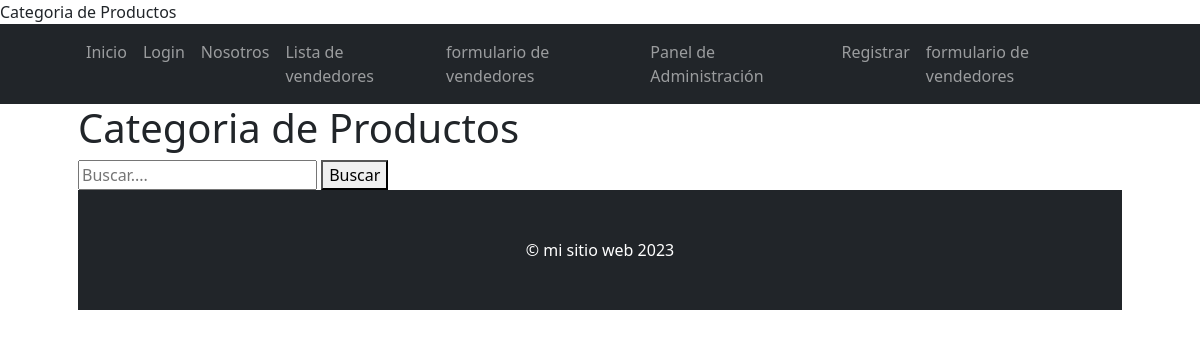
Before: /productos/productocategoria/list/ with the older database file.
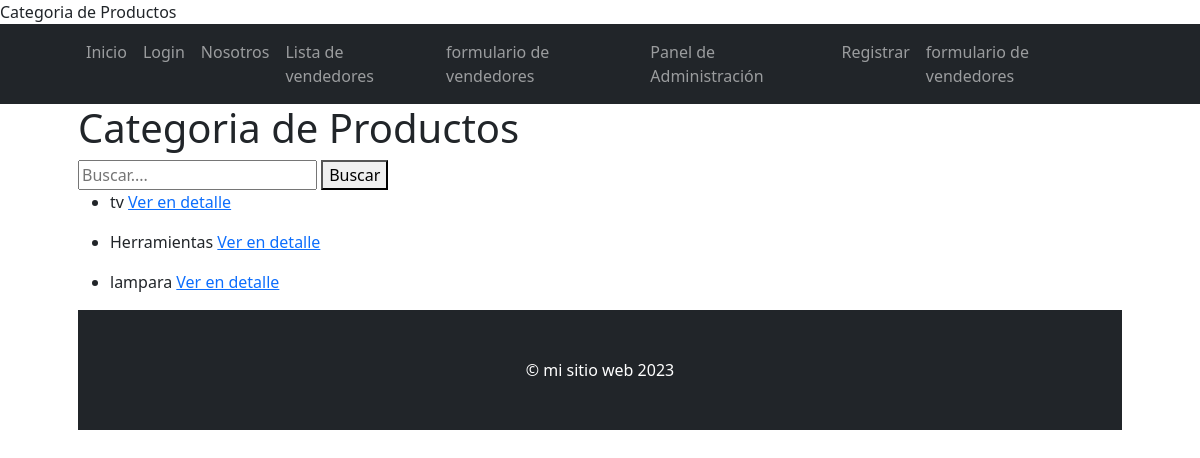
After: the same page with the newer database file.
### producto/models.py (models this page shows, shortened)
class ProductoCategoria(models.Model):
    nombre=models.CharField(max_length=30)
    descripcion=models.TextField(null=True, blank=True, verbose_name="descripción")
    class Meta:
        verbose_name="Categoría de producto"
        verbose_name_plural="Categorías de productos"

### producto/views.py (the view)
# urls.py: path('productocategoria/list/',views.ProductoCategoriaList.as_view(),name ="productocategoria_list"),#las classes no se ejecutan de forma automatica  asi que agregamso el.as_view()
class ProductoCategoriaList(ListView):
    model = ProductoCategoria
    template_name = 'producto/producto_categoria_list.html'
    def get_queryset(self):
        if self.request.GET.get('consulta'):
           consultar = self.request.GET.get('consulta')
           object_list =ProductoCategoria.objects.filter(nombre__icontains=consultar)
        else:
           object_list = ProductoCategoria.objects.all()
        return object_list

### producto/templates/producto/producto_categoria_list.html (shortened to what this page needs)
{% extends 'tienda/base.html' %}
{% block contenido %}
    <h1>Categoria de Productos</h1>
    <div class="d-grid gap-4">
        <form action="{% url 'producto:productocategoria_list' %}" method="get">
            <input type="text" name="consulta" placeholder="Buscar...." >
            <button type="submit">Buscar</button>
        </form>
    </div>
    {% for object in  object_list %}
    <ul>
        <li>{{object.nombre}}
        <a href="{% url 'producto:producto_categoria_detalles' object.id %}">Ver en detalle</a>
         </li>
    </ul>
    {% endfor %}
{% endblock contenido %}

### tienda/templates/tienda/base.html (shortened to what this page needs)
{% load static %}
<!DOCTYPE html>
<html lang="en">
    <head>
        <link href="{% static 'tienda/css/styles.css' %}" rel="stylesheet" />
    </head>
    <body>
        {% include 'tienda/navbar.html' %}
        <div class="container px-4 px-lg-5">
            {% block contenido %}
            {% endblock contenido %}
            {% include 'tienda/footer.html' %}
    </body>
</html>

### tienda/templates/tienda/navbar.html (shortened to what this page needs)
<nav class="navbar navbar-expand-lg navbar-dark bg-dark">
    <div class="container px-5">
        <div class="collapse navbar-collapse" id="navbarSupportedContent">
            <ul class="navbar-nav ms-auto mb-2 mb-lg-0">
                <li class="nav-item"><a class="nav-link {% if request.path == '/' %}active{% endif %} " aria-current="page" href="{% url 'index' %}">Inicio</a></li>
                <li class="nav-item"><a class="nav-link {% if request.resolver_match.view_name == 'Login' %}active{% endif %}" href="{% url 'Login' %}">Login</a></li>
                <li class="nav-item"><a class="nav-link {% if request.path == '/about' %}active{% endif %}" href="{% url 'about' %}"> Nosotros </a></li>
                <li class="nav-item"><a class="nav-link {% if request.path == '/vendedor/list' %}active{% endif %}"  href="{% url 'vendedor_list' %}">Lista de vendedores</a></li>
                <li class="nav-item"><a class="nav-link {% if request.path == '/vendedor/creat' %}active{% endif %}"  href="{% url 'vendedor_creat' %}">formulario de vendedores </a></li>
                <li class="nav-item"><a class="nav-link" href="{% url 'admin:index' %}">Panel de Administración</a></li>
                <li><a class="nav-link {% if request.resolver_match.view_name == 'Registro' %}active{% endif %}" href="{% url 'Registro' %}">Registrar</a></li>
                <li class="nav-item"><a class="nav-link {% if request.path == '/productos/' %}active{% endif %}"  href="{% url 'producto:index' %}">formulario de vendedores </a></li>
            </ul>
        </div>
    </div>
</nav>

### tienda/templates/tienda/footer.html
<footer class="py-5 bg-dark">
    <div class="container px-4 px-lg-5"><p class="m-0 text-center text-white"> &copy; mi sitio web 2023</p></div>
</footer>

Changed rows visible on the page:
added ProductoCategoria: nombre "tv"
added ProductoCategoria: nombre "Herramientas"
added ProductoCategoria: nombre "lampara"
